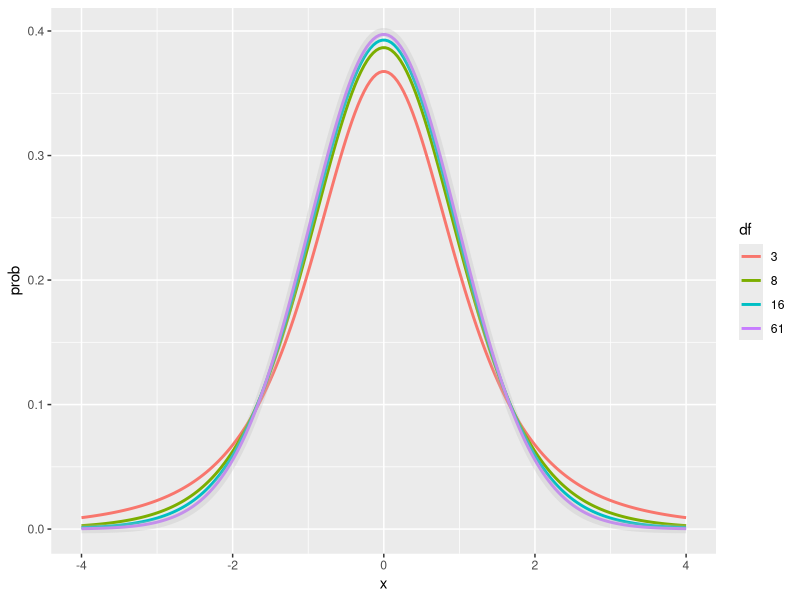

Generate this figure with R: (Note: this script raises an error after producing the figure.)
## ---- chunk 1
knitr::opts_chunk$set(echo = TRUE, dev='CairoPNG')
## ---- chunk 2
x <- seq(-4, 4, length=200)
df <- c(3, 8, 16, 61)
require(plyr)
get.pt <- function(x, df) {
    prob <- dt(x, df)
    dd <- data.frame(x=x, df=factor(df), prob=prob)
    return(dd)
}
pt.df <- mdply(data.frame(x= rep(x, length(df)), df=rep(df, each=length(x))), get.pt)
require(ggplot2)
ggplot(pt.df, aes(x, prob))+geom_line(aes(group=df, color=df), lwd=1)+geom_line(data=data.frame(x=x, prob=dnorm(x)), alpha=0.3, lwd=3, color="gray")
## ---- chunk 3
# install.packages("memisc")
library(memisc)
hb_df <- data.frame(as.data.set(
  spss.system.file(
    'E:\\医学统计学（第4版）\\各章例题SPSS数据文件\\例03-05.sav')))
t.test(hb_df$hb, mu=140)
## ---- chunk 4
t.value <- abs((mean(hb_df$hb) - 140) /
                 sd(hb_df$hb) * sqrt(nrow(hb_df)))
p.value <- pt(t.value, 
              df=nrow(hb_df)-1, 
              lower.tail=FALSE)*2
## ---- chunk 5
x=seq(-4, 4, length=500)
d <- data.frame(x=x, 
                prob=dt(x, df=length(hb_df$hb)-1))
require(ggplot2)
ggplot(d, aes(x, prob, fill=((x>-t.value & x<t.value))))+
  geom_area()+
  scale_fill_manual(values=c("TRUE"="steelblue", "FALSE"="red"))+
  theme(legend.position="none")+
  geom_text(aes(0, dnorm(0)+0.02), label=paste("p = ", round(p.value, 4), sep=""))
## ---- chunk 6
# install.packages("memisc")
library(memisc)
paired_df <- data.frame(as.data.set(
  spss.system.file(
    'E:\\医学统计学（第4版）\\各章例题SPSS数据文件\\例03-06.sav')))
t.test(paired_df$x1, paired_df$x2, paired=TRUE)
## ---- chunk 7
d <- (paired_df$x1-paired_df$x2)
t.value <- abs(mean(d)/sd(d)*sqrt(length(d)))
p.value <- pt(t.value, df=length(d)-1, lower.tail=FALSE)*2
## ---- chunk 8
# install.packages("memisc")
library(memisc)
group_df <- data.frame(as.data.set(
  spss.system.file(
    'E:\\医学统计学（第4版）\\各章例题SPSS数据文件\\例03-06.sav')))
group_df <- data.frame(x=c(group_df$x1, group_df$x2), 
                       group=rep(c("阿卡波糖胶囊", "拜唐苹胶囊"),
                                 each=length(group_df$x1)))
t.test(group_df$x[group_df$group=="阿卡波糖胶囊"],
       group_df$x[group_df$group=="拜唐苹胶囊"], paired=FALSE)
## ---- chunk 9
library(plyr)
group_dd <- ddply(group_df, .(group), 
                  function(x) data.frame(SD=sd(x$x), n=length(x$x), mean=mean(x$x)))
diff_se <- sqrt(sum(group_dd$SD^2*(group_dd$n-1))/
                  sum(group_dd$n-1)*sum(1/group_dd$n))
t.value <- abs((group_dd$mean[1]-group_dd$mean[2])/
                 diff_se)
p.value <- pt(t.value, df=sum(group_dd$n)-2,
              lower.tail=FALSE)*2
## ---- chunk 10
# install.packages("memisc")
library(memisc)
group_df <- data.frame(as.data.set(
  spss.system.file(
    'E:\\医学统计学（第4版）\\各章例题SPSS数据文件\\例03-06.sav')))
group_df <- data.frame(x=c(group_df$x1, group_df$x2), 
                       group=rep(c("阿卡波糖胶囊", "拜唐苹胶囊"),
                                 each=length(group_df$x1)))
var.test(group_df$x[group_df$group=="阿卡波糖胶囊"], group_df$x[group_df$group=="拜唐苹胶囊"])
## ---- chunk 11
f.val <- sd(group_df$x[group_df$group=="阿卡波糖胶囊"])^2/
  var(group_df$x[group_df$group == "拜唐苹胶囊"])
p.val <- pf(f.val, df1=19, df2=19, lower.tail=FALSE)*2
## ---- chunk 12
library(ggplot2)
b <- rnorm(100)
prob <- dnorm(b)
a <- exp(b)
data <- data.frame(variable=c(a, b), 
                   c= rep(c("exp", "normal"), each=length(a)), 
                   prob=c(prob, prob))
ggplot(data=data, aes(variable, prob, color=c))+geom_line(lwd=1)
## ---- chunk 13
cvs <- c()
for (i in 1:1000) {cvs <- c(cvs, (raster::cv(sample(a, 79))))}
hist(cvs, breaks=100)
